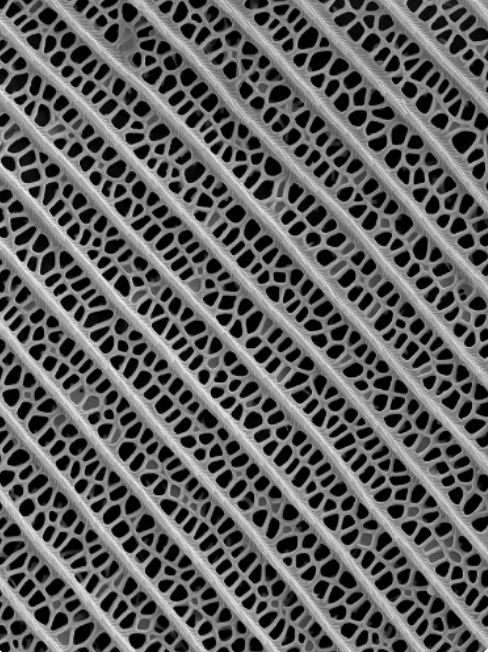
#> input picture Assignment_9/assets/ButterflyWing.PNG, 488 x 652 px
$ python assignment_9.py   (older library calls are emulated)
#> lines starting #> are read from the running program, lines starting #| are printed output that depends on the picture
#> further down, butterfly_image is the input picture: shape (652, 488, 3); mean B, G, R 94.9, 94.9, 94.9
import numpy as np
import cv2
import matplotlib.pyplot as plt


def add_gaussian_noise(image: np.ndarray, mean: float = 0., standard_dev: float = 10.) -> np.ndarray:
#> called with mean = 10, standard_dev = 11
    noise = np.random.normal(mean, standard_dev, image.shape)
    noisy_image = image + noise
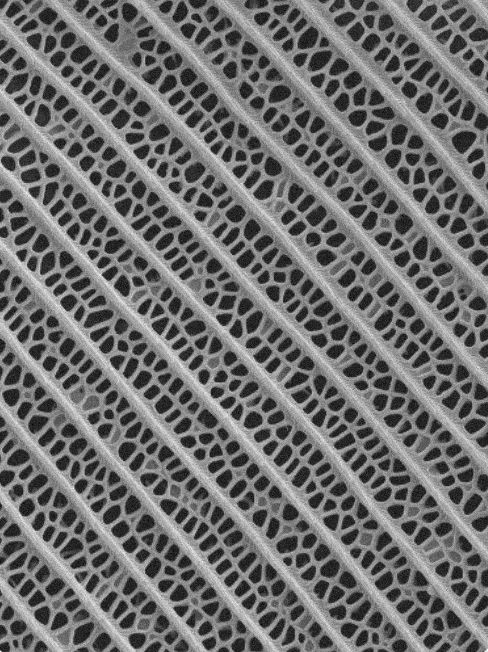
#> noisy_image: shape (652, 488) float64; min -37.37, max 289.2, mean 104.9; drawn with min black and max white

    noisy_image = np.clip(noisy_image, 0, 255).astype(image.dtype)
    return noisy_image


def sobel_edge_filter(image: np.ndarray, display: bool = True, title: str = None) -> np.ndarray:
    """
    This should be the implementation of MATLAB's edge() method. Image should be grayscale
    """
#> called with display = True, title = 'no noise'

    sobel_x = cv2.Sobel(image, cv2.CV_64F, 1, 0, ksize=3)
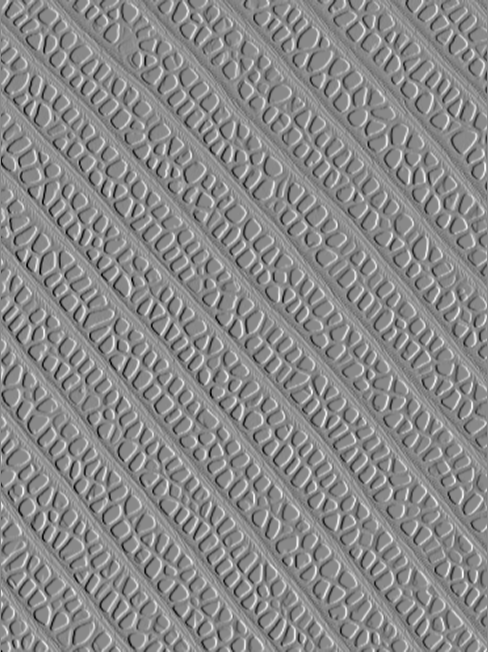
#> sobel_x: shape (652, 488) float64; min -749, max 643, mean 0; drawn with min black and max white
    sobel_y = cv2.Sobel(image, cv2.CV_64F, 0, 1, ksize=3)
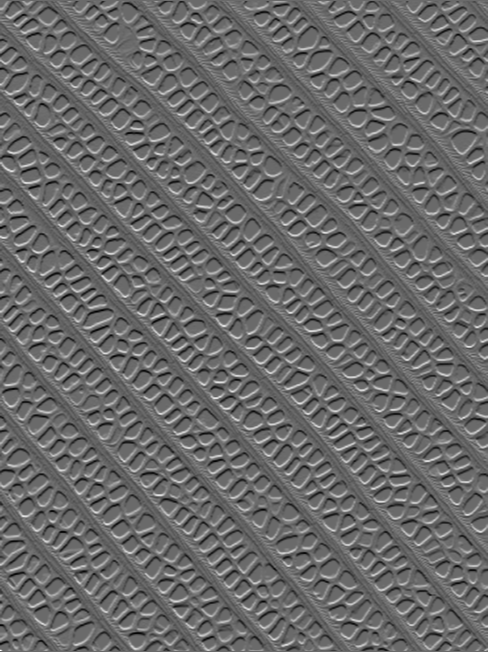
#> sobel_y: shape (652, 488) float64; min -584, max 816, mean 0; drawn with min black and max white

    sobel_edges = np.sqrt(np.square(sobel_x) + np.square(sobel_y))
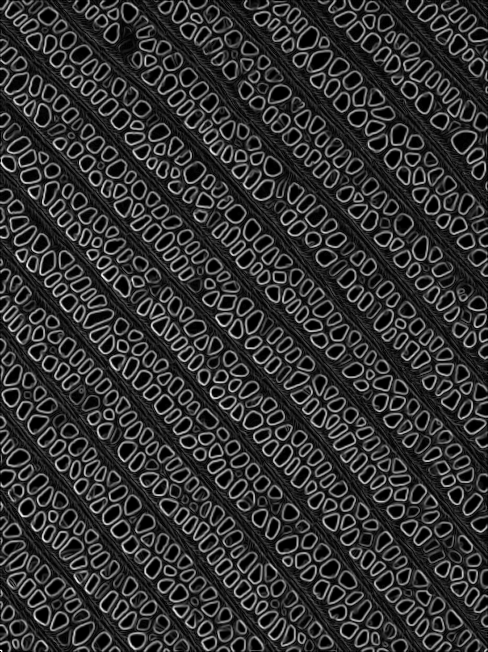
#> sobel_edges: shape (652, 488) float64; min 0, max 816, mean 155.9; drawn with min black and max white
    sobel_edges = np.uint8(255 * sobel_edges / np.max(sobel_edges))
    _, sobel_edges = cv2.threshold(sobel_edges, 0, 255, cv2.THRESH_BINARY + cv2.THRESH_OTSU)
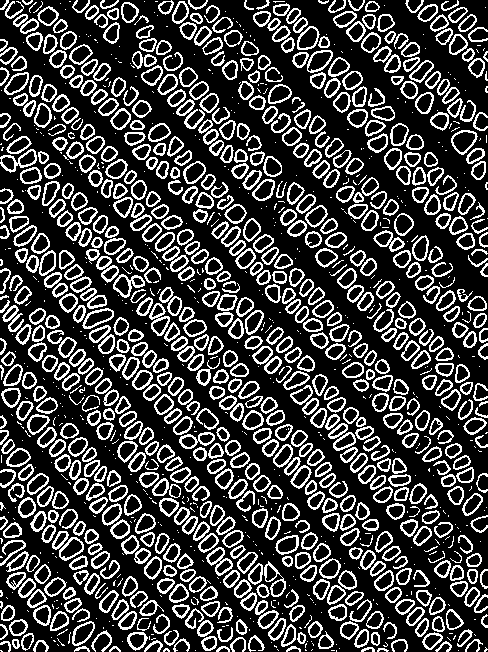
#> sobel_edges: shape (652, 488); 25.4% white in thin lines or dots

    if display:
        plt.figure()
        plt.imshow(sobel_edges, cmap='gray')
        plt.xticks([]), plt.yticks([])
        plt.title(title)
        plt.show()

    return sobel_edges


def low_pass_filter(image: np.ndarray, filter_size: int = 3) -> np.ndarray:
    """
    This is just an average filter, which is a low-pass filter itself
    """

    kernel = np.ones((filter_size, filter_size), np.float32) / (filter_size ** 2)
    filtered_image = cv2.filter2D(image, -1, kernel)

    return filtered_image


if __name__ == '__main__':
    butterfly_image = cv2.imread('assets/ButterflyWing.PNG')
    butterfly = cv2.cvtColor(butterfly_image, cv2.COLOR_BGR2GRAY)

    mean = 10
    standard = round((0.5 * 255) ** 0.5, 0)
    noisy_butterfly = add_gaussian_noise(butterfly, mean, standard)
    plt.figure()
    plt.imshow(noisy_butterfly, cmap='gray')
    plt.xticks([]), plt.yticks([])
    plt.show()

    edge_butterfly = sobel_edge_filter(butterfly, display=True, title='no noise')
    edge_noise = sobel_edge_filter(noisy_butterfly, display=True, title='noise')
#> in sobel_edge_filter (call 2), `_, sobel_edges = cv2.threshold(sobel_edges, 0, 255, cv2.THRESH_BINARY ..`: sobel_edges: shape (652, 488); 24.7% white in thin lines or dots

    sizes = [i for i in range(3, 15, 2)]
    plt.figure(figsize=(20, 6))
    for i, kernel_size in enumerate(sizes):
        filtered_butterfly = low_pass_filter(edge_butterfly, kernel_size)
        plt.subplot(1, len(sizes), i+1)
        plt.imshow(filtered_butterfly, cmap='gray')
        plt.xticks([]), plt.yticks([])
        plt.title(f'Filter size {kernel_size}')
#> this loop made 6 passes
#> pass 1, in low_pass_filter, `filtered_image = cv2.filter2D(image, -1, kernel)`:
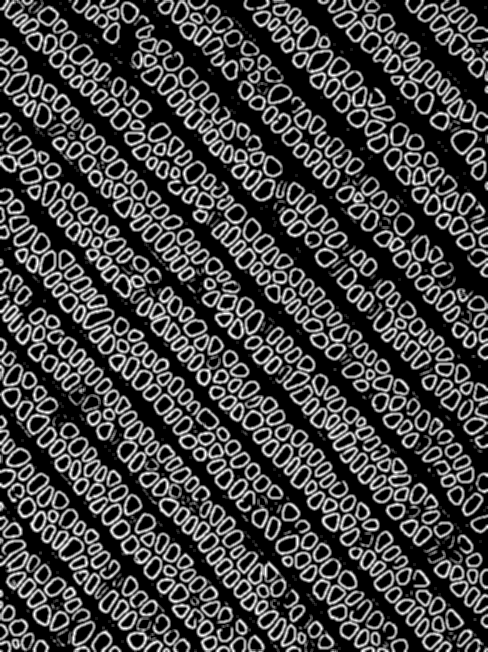
#> filtered_image: shape (652, 488); min 0, max 255, mean 64.8
    plt.show()
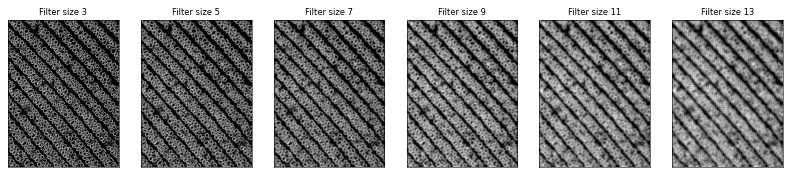
#> figure drawn by matplotlib, 6 panels
